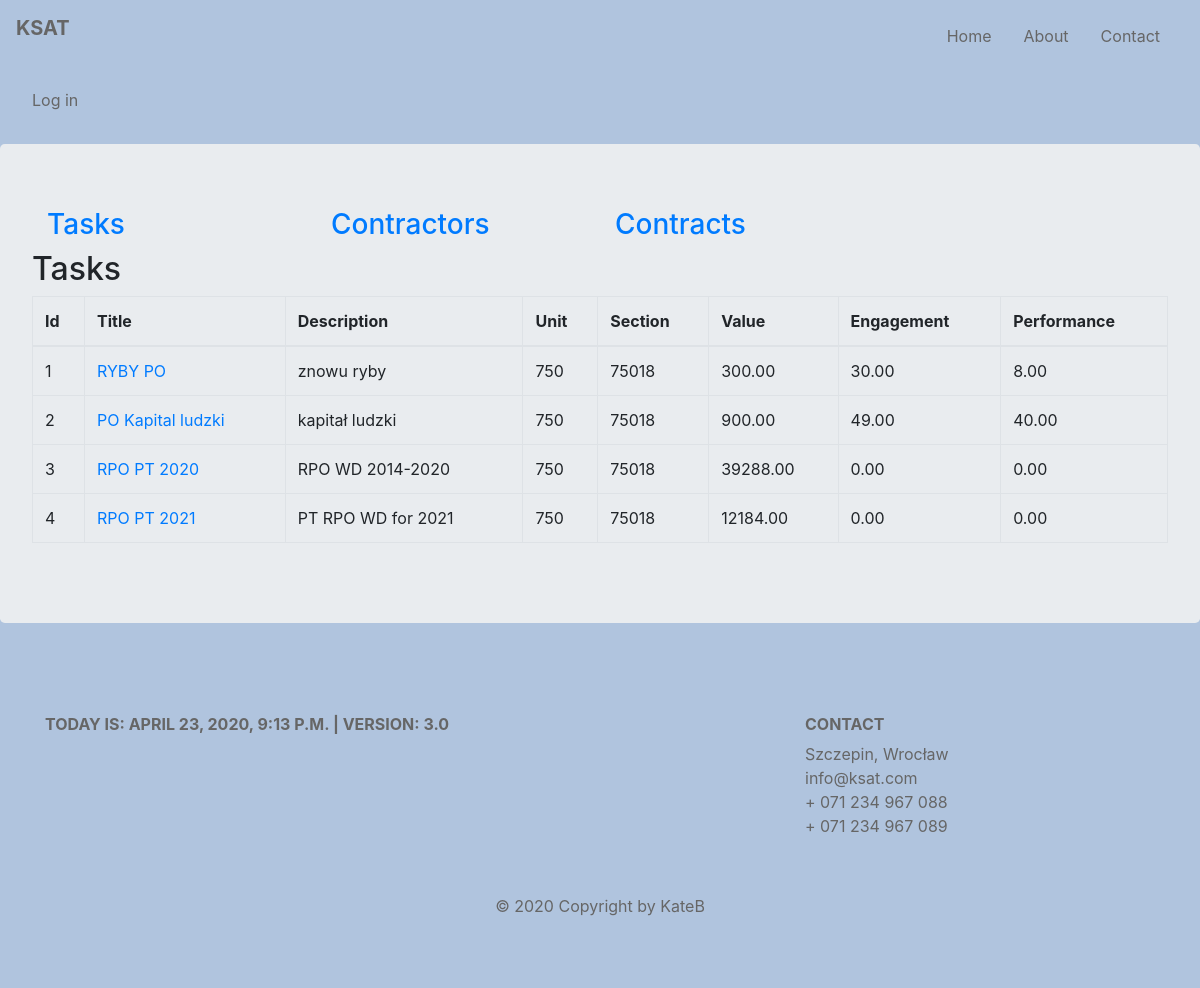
/ksat/tasks/, run on the app's committed database.
### budget/models.py (models this page shows, shortened)
class Task(models.Model):
    title = models.CharField(max_length=128, unique=True)
    description = models.CharField(max_length=256)
    unit = models.SmallIntegerField()
    section = models.SmallIntegerField()
    article = models.ManyToManyField(Articles, through='TaskArticles')
    slug = AutoSlugField(null=True, default=None, unique=True, populate_from='title')
    def get_absolute_url(self):
        return reverse('budget:task_details', kwargs={'task_slug': self.slug})
    def task_value(self):
        value = TaskArticles.objects.filter(task=self).aggregate(total=Sum('value'))['total']
        if value:
            return round(value, 2)
        return 0
    def engagement(self):
        contracts = Contract.objects.filter(task=self)
        engagement = 0
        for contract in contracts:
            engagement += contract.contract_value()
        return round(engagement, 2)
    def performance(self):
        contracts = Contract.objects.filter(task=self)
        performance = 0
        for contract in contracts:
            performance += contract.contract_performance()
        return round(performance, 2)

class Contract(models.Model):
    number = models.CharField(max_length=128, unique=True)
    date = models.DateField()
    task = models.ForeignKey(Task, on_delete=models.CASCADE, related_name='contracts', related_query_name='contract')
    contractor = models.ForeignKey(Contractor, default=None, on_delete=models.CASCADE, related_name='contracts',
                                   related_query_name='contract')
    article = models.ManyToManyField(Articles, through='ContractArticle')
    def contract_value(self):
        value = ContractArticle.objects.filter(contract=self).aggregate(total=Sum('value'))['total']
        if value:
            return round(value, 2)
        return 0
    def contract_performance(self):
        fin_docs = FinancialDocument.objects.filter(contract=self)
        performance = 0
        for fin_doc in fin_docs:
            performance += fin_doc.fin_doc_value()
        return round(performance, 2)
    class Meta:
        default_related_name = 'contract'
        ordering = ('number', 'contractor')
        verbose_name = 'contract'

class FinancialDocument(models.Model):
    contract = models.ForeignKey(Contract, on_delete=models.CASCADE, related_name='fds', related_query_name='fd')
    contractor = models.ForeignKey(Contractor, default=None, on_delete=models.CASCADE, related_name='fds',
                                   related_query_name='fd')
    number = models.CharField(max_length=64, default=None)
    date = models.DateField()
    payment_date1 = models.DateField(blank=True, null=True)
    payment_date2 = models.DateField(blank=True, null=True)
    article = models.ManyToManyField(Articles, through='FinDocumentArticle')
    def fin_doc_value(self):
        value = FinDocumentArticle.objects.filter(fin_doc=self).aggregate(total=Sum('value'))['total']
        if value:
            return round(value, 2)
        return 0
    class Meta:
        default_related_name = 'fds'
        verbose_name = 'finacial_doc'

### budget/views.py (the view)
# urls.py: path('tasks/', views.TasksView.as_view(), name='tasks'),
class TasksView(ListView):
    model = Task
    template_name = 'budget/tasks.html'
    context_object_name = 'tasks'

### budget/my_context_processor.py (called while the page is built)
def cp(request):
    ctx = {
        "now": django.utils.timezone.now(),
        "version": "3.0"
    }
    return ctx

def recaptcha_site_key(request):
    return {'RECAPTCHA_SITE_KEY': settings.RECAPTCHA_SITE_KEY}

### budget/templates/budget/tasks.html (shortened to what this page needs)
{% extends 'base.html' %}
{% block content %}
    {{ block.super }}
    <h2>Tasks</h2>
    <table class="table table-bordered">
        <thead>
        <tr>
            <th scope="col">Id</th>
            <th scope="col">Title</th>
            <th scope="col">Description</th>
            <th scope="col">Unit</th>
            <th scope="col" >Section</th>
            <th scope="col">Value</th>
            <th scope="col">Engagement</th>
            <th scope="col">Performance</th>
        </tr>
        </thead>
        <tbody>
        {% for task in tasks %}
            <tr>
                <td>{{ forloop.counter }}</td>
                <td><a href="{{ task.get_absolute_url }}">{{ task.title }}</a></td>
                <td>{{ task.description }}</td>
                <td>{{ task.unit }}</td>
                <td>{{ task.section }} </td>
                <td>{{ task.task_value|floatformat:2}}</td>
                <td>{{ task.engagement|floatformat:2 }}</td>
                <td>{{task.performance|floatformat:2}}</td>
            </tr>
        {% endfor %}
        </tbody>
    </table>
{% endblock %}

### static/css/style.css (style rules this page uses)
body { padding: 0; margin: 0; background: lightsteelblue; }

### data on the page
Task: title "RYBY PO", description "znowu ryby", unit "750", section "75018", task_value "300.00", engagement "30.00", performance "8.00"
Task: title "PO Kapital ludzki", description "kapitał ludzki", unit "750", section "75018", task_value "900.00", engagement "49.00", performance "40.00"
Task: title "RPO PT 2020", description "RPO WD 2014-2020", unit "750", section "75018", task_value "39288.00", engagement "0.00", performance "0.00"
Task: title "RPO PT 2021", description "PT RPO WD for 2021", unit "750", section "75018", task_value "12184.00", engagement "0.00", performance "0.00"

### other printed values
{{ version }} "3.0"
